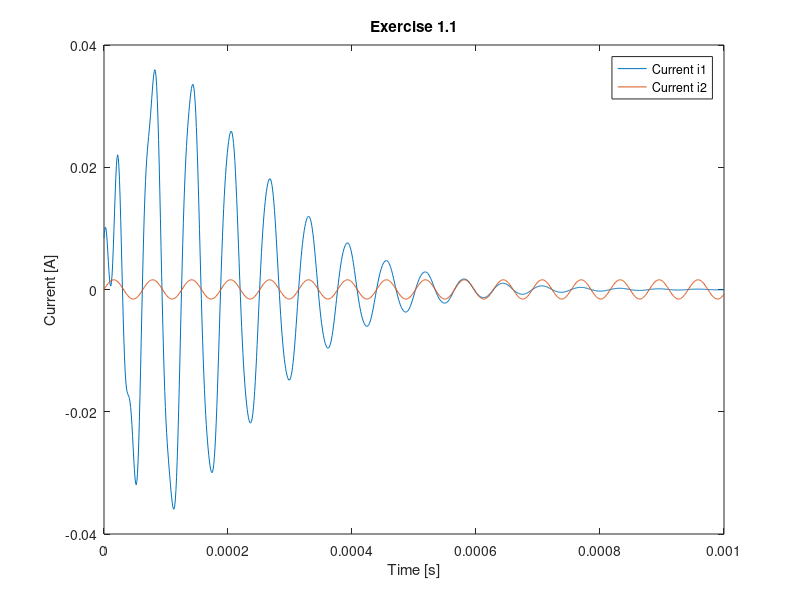

Reproduce this figure in MATLAB.

%% Define signals
%sampling time
Ts=1e-6;
Tfinal=1e-3;

t=0:Ts:Tfinal;

%The first variable is a current i1 like defined below
i1=(1000*t.*sin(10^5*t)+0.01*sin(3*10^5*t+1)).*exp(-10000*t);

%The second variable is the current i2
i2 = (sin(10^5*t) + i1(1)) .* (i1(end) + i1(10));  % use full `t` and elementwise multiplication

%% Plot
plot(t, i1, t, i2)
xlabel('Time [s]')
ylabel('Current [A]')
title('Exercise 1.1')
legend('Current i1','Current i2')
